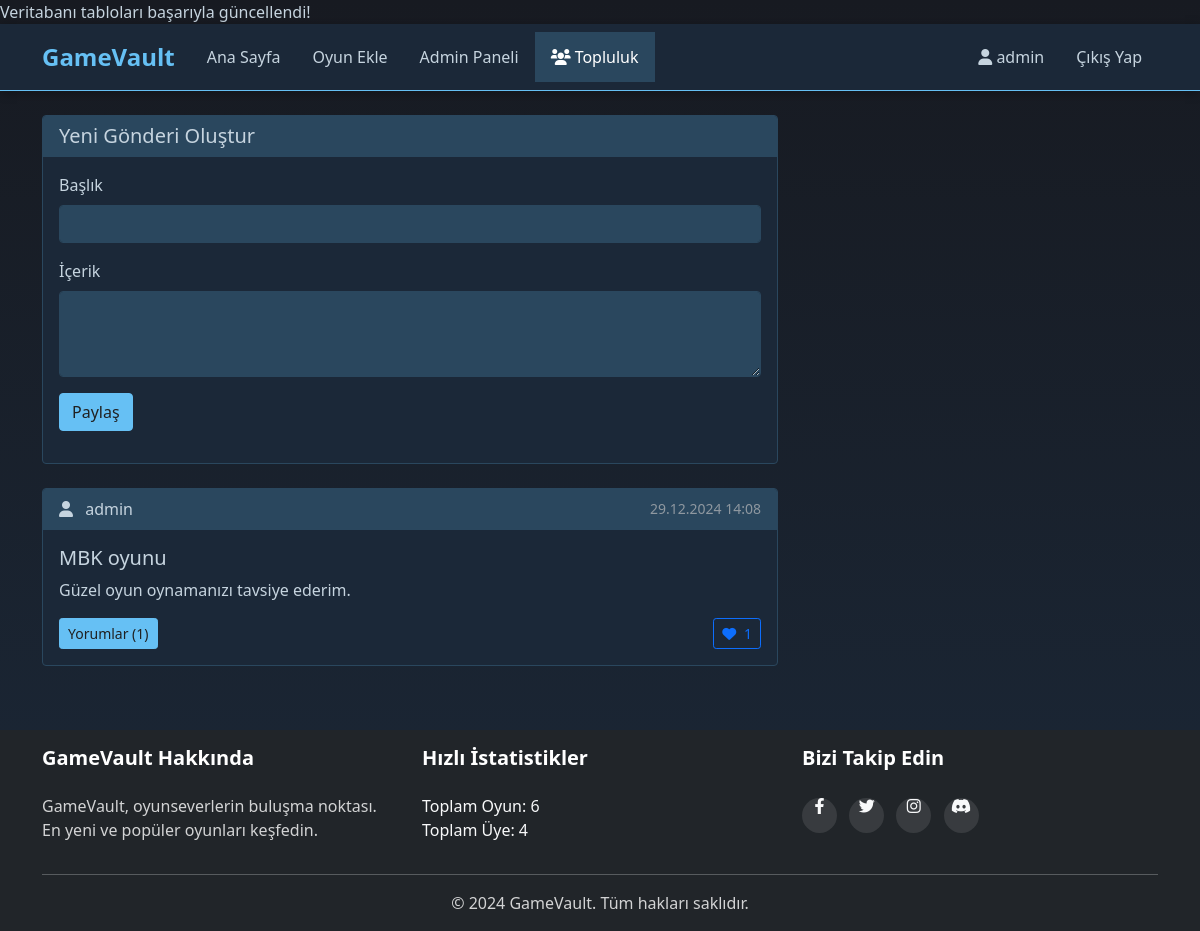
Screenshot of /community.php (signed in) with the database file from the repository.
### tables this page shows
CREATE TABLE forum_posts (
                id INTEGER PRIMARY KEY AUTOINCREMENT,
                user_id INTEGER NOT NULL,
                title TEXT NOT NULL,
                content TEXT NOT NULL,
                likes INTEGER DEFAULT 0,
                created_at DATETIME DEFAULT CURRENT_TIMESTAMP,
                FOREIGN KEY (user_id) REFERENCES users(id) ON DELETE CASCADE
            );

### community.php (the view, shortened to what this page needs)
<?php
$db = Database::getInstance()->getConnection();
try {
    $stmt = $db->prepare("
        SELECT fp.*, u.username,
        (SELECT COUNT(*) FROM forum_comments WHERE post_id = fp.id) as comment_count,
        (SELECT COUNT(*) FROM post_likes WHERE post_id = fp.id) as like_count
        FROM forum_posts fp
        JOIN users u ON fp.user_id = u.id
        ORDER BY fp.created_at DESC
    ");
    $stmt->execute();
    $posts = $stmt->fetchAll();
} catch(PDOException $e) {
    $error = 'Gönderiler yüklenirken bir hata oluştu.';
}
include 'includes/header.php';
?>
<div class="container mt-4">
    <div class="row">
        <div class="col-md-8">
            <div class="card mb-4">
                <div class="card-header">
                    <h5 class="mb-0">Yeni Gönderi Oluştur</h5>
                </div>
                <div class="card-body">
                    <form method="POST" action="">
                        <div class="mb-3">
                            <label for="post_title" class="form-label">Başlık</label>
                            <input type="text" class="form-control" id="post_title" name="post_title" required>
                        </div>
                        <div class="mb-3">
                            <label for="post_content" class="form-label">İçerik</label>
                            <textarea class="form-control" id="post_content" name="post_content" rows="3" required></textarea>
                        </div>
                        <button type="submit" class="btn btn-primary">Paylaş</button>
                    </form>
                </div>
            </div>
            <?php foreach ($posts as $post): ?>
            <div class="card mb-3">
                <div class="card-header d-flex justify-content-between align-items-center">
                    <div>
                        <i class="fas fa-user me-2"></i>
                        <?php echo htmlspecialchars($post['username']); ?>
                    </div>
                    <small class="text-muted">
                        <?php echo date('d.m.Y H:i', strtotime($post['created_at'])); ?>
                    </small>
                </div>
                <div class="card-body">
                    <h5 class="card-title"><?php echo htmlspecialchars($post['title']); ?></h5>
                    <p class="card-text"><?php echo nl2br(htmlspecialchars($post['content'])); ?></p>
                    <div class="d-flex justify-content-between align-items-center">
                        <div>
                            <button class="btn btn-sm btn-primary comment-toggle" data-post-id="<?php echo $post['id']; ?>">
                                Yorumlar (<?php echo $post['comment_count']; ?>)
                            </button>
                        </div>
                        <div>
                            <button class="btn btn-sm btn-outline-primary like-btn" data-post-id="<?php echo $post['id']; ?>">
                                <i class="fas fa-heart me-1"></i>
                                <span class="like-count"><?php echo $post['like_count']; ?></span>
                            </button>
                        </div>
                    </div>
                </div>
            </div>
            <?php endforeach; ?>
        </div>
    </div>
</div>
<?php include 'includes/footer.php'; ?>

### css/style.css (style rules this page uses)
:root { --primary-bg: #171a21; --secondary-bg: #1b2838; --content-bg: #2a475e; --text-color: #c6d4df; --text-muted: #8f98a0; --text-hover: #ffffff; --primary-accent: #66c0f4; --secondary-accent: #1999ff; --success: #a4d007; --danger: #cc3d3d; --card-bg: #1b2838; --card-border: #2a475e; --card-hover: #2a475e; }
body { background-color: var(--primary-bg) !important; color: var(--text-color) !important; }
.card { background-color: var(--card-bg); border: 1px solid var(--card-border); transition: all 0.3s ease; }
.card-body { color: var(--text-color); }
.btn-primary { background-color: var(--primary-accent) !important; border-color: var(--primary-accent) !important; color: #202020 !important; }
.form-control, .form-select { background-color: var(--content-bg) !important; border-color: var(--card-border) !important; color: var(--text-color) !important; }
::placeholder { color: var(--text-muted) !important; opacity: 1; }
html, body { min-height: 100vh; display: flex; flex-direction: column; background: linear-gradient(to bottom, var(--primary-bg), var(--secondary-bg)) !important; }
.container { flex: 1; }
html, body { height: 100%; }
body { display: flex; flex-direction: column; min-height: 100vh; }
.form-control, .form-select { background-color: var(--content-bg); border: 1px solid var(--card-border); color: var(--text-color); }
.card { background-color: var(--card-bg) !important; border: 1px solid var(--card-border) !important; }
.card-header { background-color: var(--content-bg) !important; border-bottom: 1px solid var(--card-border) !important; color: var(--text-color) !important; }
.card-body { color: var(--text-color) !important; }
.form-label { color: var(--text-color) !important; }
.form-control { background-color: var(--content-bg) !important; border: 1px solid var(--card-border) !important; color: var(--text-color) !important; }
.text-muted { color: var(--text-muted) !important; }
::placeholder { color: var(--text-muted) !important; opacity: 0.7; }
.like-btn { transition: all 0.2s; }

### rows the page displays
forum_posts: username "admin", created_at "29.12.2024 14:08", title "MBK oyunu", content "Güzel oyun oynamanızı tavsiye ederim.", comment_count "1", like_count "1"

### other values shown
$_SESSION['username'] "admin"
$total_games "6"
$total_users "4"
